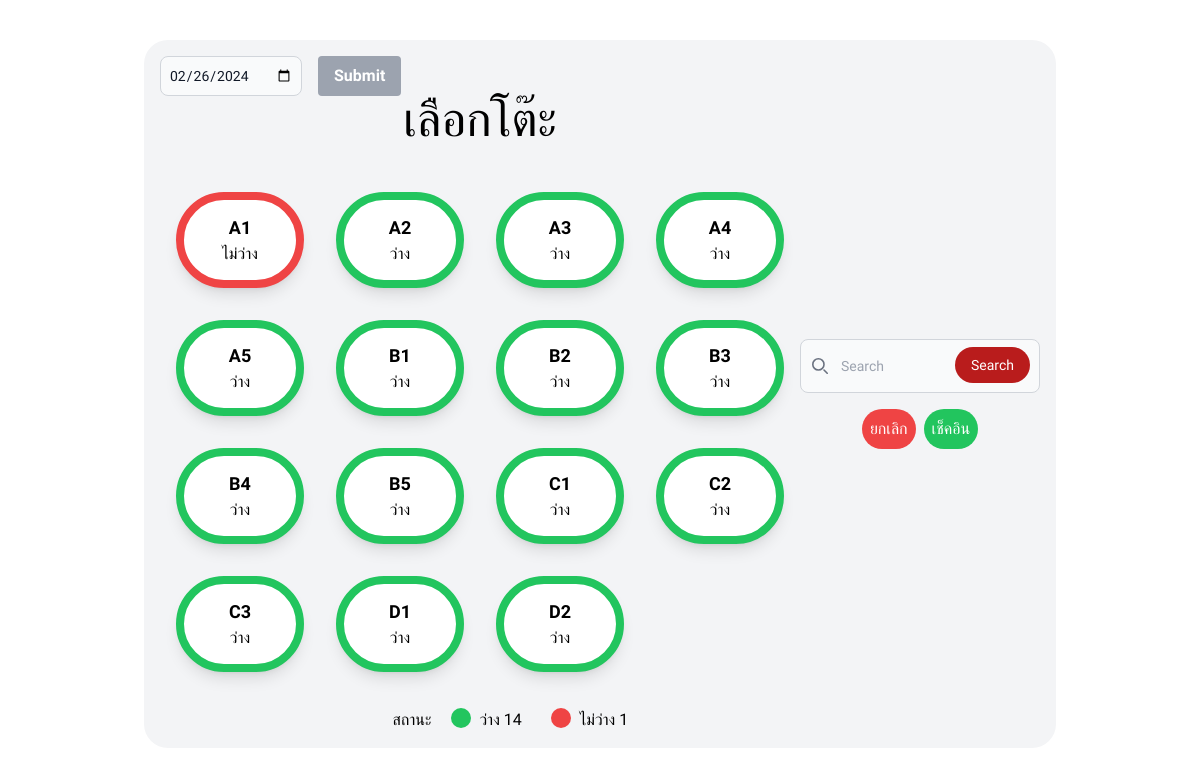
The app's page /28_2_2024/index.php with its own data.
### tables this page shows
CREATE TABLE `tabletype` (
  `tableTypeId` varchar(2) NOT NULL,
  `tableSize` enum('2','4','6','8') NOT NULL,
  `tableTypeStatus` enum('ว่าง','ไม่ว่าง') NOT NULL
);

### 28_2_2024/index.php (the view, shortened to what this page needs)
<!DOCTYPE html>
<html lang="th">
<head>
    <script src="https://cdn.tailwindcss.com"></script>
</head>
<?php
$servername = "localhost";
$username = "root";
$password = "";
$dbname = "maji";
$conn = new mysqli($servername, $username, $password, $dbname);
?>
<body class="bg-white" style="
      font-family: Prompt, sans-serif;
      font-weight: 300;
      font-style: normal;
    ">
    <div class="flex justify-center items-center">
        <div class="flex flex-wrap justify-center items-center">
            <div class="box-border w-90 p-4 mt-10 bg-gray-100 rounded-3xl flex justify-center items-center selfs-center">
                <div class="w-50">
                    <form method="post" action="<?php echo $_SERVER['PHP_SELF']; ?>" class="flex items-center">
                        <input type="date" id="selectedDate" name="selectedDate" class="block w-30 p-2 text-sm text-gray-900 border border-gray-300 rounded-lg bg-gray-50" required>
                        <button type="submit" class="ml-4 bg-gray-400 hover:bg-gray-700 text-white font-bold py-2 px-4 rounded transition duration-300">Submit</button>
                    </form>
                    <p class="font-[20%] font-medium text-center text-5xl mb-8"> เลือกโต๊ะ</p>
                    <div class="grid grid-cols-1 sm:grid-cols-2 md:grid-cols-3 lg:grid-cols-4 xl:grid-cols-5 gap-8 p-4 ">
                        <?php
                        $sql = "SELECT tableTypeId, tableTypeStatus FROM tabletype";
                        $result = $conn->query($sql);
                        if ($result->num_rows > 0) {
                            $countStatusgreen = 0;
                            $countStatusred = 0;
                            while ($row = $result->fetch_assoc()) {
                                $tableName = $row['tableTypeId'];
                                $status = $row['tableTypeStatus'];
                                echo '<div onclick="popup(\'' . $tableName . '\', \'' . $status . '\')" id="' . $tableName . '" class="rounded-full bg-white w-32 h-24 flex items-center justify-center text-black border-8 ';
                                if ($status == 'ว่าง') {
                                    echo 'border-green-500';
                                    $countStatusgreen++;
                                } elseif ($status == 'ไม่ว่าง') {
                                    echo 'border-red-500';
                                    $countStatusred++;
                                }
                                echo ' shadow-lg hover:scale-110 transition-transform duration-100 hover:animate-pulse">';
                                echo '<p class="text-center" name="customer"><span class="font-bold text-lg" name="table">' . $tableName . '</span><br>' . $status . '</p>';
                                echo '</div>';
                            }
                        } else {
                            echo "No results";
                        }
                        ?>
                    </div>
                    <div class="flex justify-center ml-1 mt-5">
                        <p class="font-[20%] font-medium text-center mr-5">สถานะ</p>
                        <span class="rounded-full bg-green-500 w-5 h-5 flex text-center whitespace-nowrap">
                            <p class="ml-7" name="statusfree">ว่าง <?php echo $countStatusgreen ?></p>
                        </span>
                        <span class="rounded-full bg-red-500 w-5 h-5 flex text-center ml-20 whitespace-nowrap">
                            <p class="ml-7" name="statusbusy">ไม่ว่าง <?php echo $countStatusred ?></p>
                        </span>
                    </div>
                </div>
                <div class="w-60">
                    <form class="rounded-full">
                        <div class="relative">
                            <div class="absolute inset-y-0 start-0 flex items-center ps-3 pointer-events-none">
                            </div>
                            <input type="search" id="default-search" class="block w-full p-4 ps-10 text-sm text-gray-900 border border-gray-300 rounded-lg bg-gray-50 " placeholder="Search" required />
                            <button type="submit" class="text-white absolute end-2.5 bottom-2.5 bg-red-700 hover:bg-red-400 focus:ring-4 focus:outline-none focus:ring-blue-300 font-medium rounded-full text-sm px-4 py-2 bg-blue-600 hover:bg-blue-700 focus:ring-blue-800">Search</button>
                        </div>
                    </form>
                    <div class="flex justify-center gap-2 mt-4">
                        <button class="bg-red-500 hover:bg-red-700 text-white  p-2 rounded-full">ยกเลิก</button>
                        <button class="bg-green-500 hover:bg-green-700 text-white  p-2 rounded-full">เช็คอิน</button>
                    </div>
                </div>
            </div>
        </div>
    </div>
</body>
</html>

### 28_2_2024/index.php (style rules this page uses)
html { scroll-behavior: smooth; }

### records on screen
tabletype: tableTypeId "A1", tableTypeStatus "ไม่ว่าง"
tabletype: tableTypeId "A2", tableTypeStatus "ว่าง"
tabletype: tableTypeId "A3", tableTypeStatus "ว่าง"
tabletype: tableTypeId "A4", tableTypeStatus "ว่าง"
tabletype: tableTypeId "A5", tableTypeStatus "ว่าง"
tabletype: tableTypeId "B1", tableTypeStatus "ว่าง"
tabletype: tableTypeId "B2", tableTypeStatus "ว่าง"
tabletype: tableTypeId "B3", tableTypeStatus "ว่าง"
tabletype: tableTypeId "B4", tableTypeStatus "ว่าง"
tabletype: tableTypeId "B5", tableTypeStatus "ว่าง"
tabletype: tableTypeId "C1", tableTypeStatus "ว่าง"
tabletype: tableTypeId "C2", tableTypeStatus "ว่าง"
tabletype: tableTypeId "C3", tableTypeStatus "ว่าง"
tabletype: tableTypeId "D1", tableTypeStatus "ว่าง"
tabletype: tableTypeId "D2", tableTypeStatus "ว่าง"

### other values on screen
$countStatusgreen "14"
$countStatusred "1"
